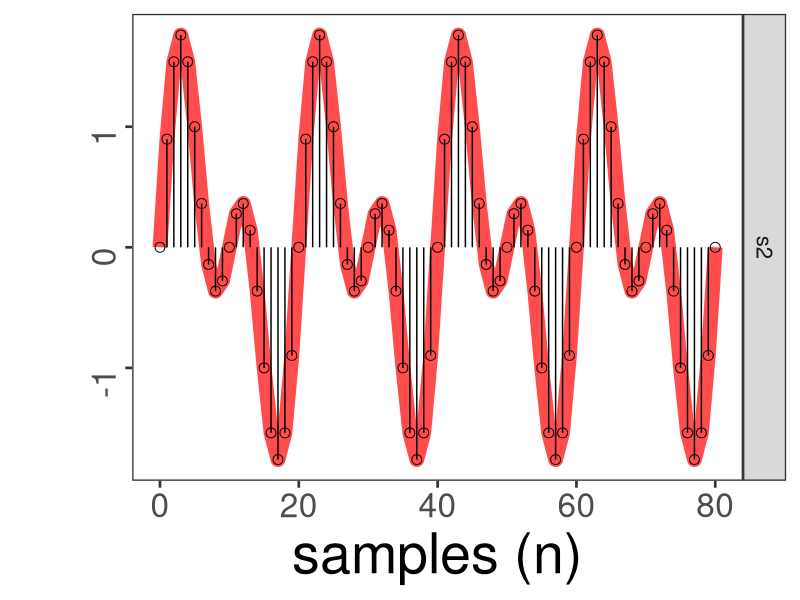

Reproduce this figure in R.
###############################################################################	
# 
# 
#
#
#
###############################################################################	

#################
# Start the clock!
start.time <- Sys.time()



### Load libraries
library(data.table)
library(ggplot2)



################################################################################
# (0) Defining paths for main_path, r_scripts_path, ..., etc.
homepath <- Sys.getenv("HOME")
r_scripts_path <- getwd()
setwd("../")
main_path <- getwd()
figures_path <- paste(main_path,'/src',sep="")
setwd("../../../../")
github_path <- getwd()



################################################################################
# Nyquist Theorem
# said that the frequency of the signal
# should be the double as the sampling frequency to recover the signal
# and avoid problems with aliasing. For instance, for the
# maximum hearning frequency of  20Hz, the
# sampling rate for those signals should be 40 Hz.
# FSampling > 2*F max

# Fmax=5
# 50 > 2*5
# 50 > 10

# For our case, the Maximum Frequencies shohould be
# Fmapling/2 which is a maximum freqneices of 25
#



################################################################################
## SineWaves Function
# dc.component <- 0
# amplitudes <- c(1,1,1)  # strength of signal components
# frequencies <- c(4,2,0) # frequency of signal components (Hz)
# delays <- c(0,0,0)      # delay of signal components (radians)
sinewaves.func <- function(t,dc.component,amplitudes,frequencies,delays, mean.additivenoise, sd.additivenoise ) {
    dc.component +
    sum( amplitudes * sin(2*pi*frequencies*t + delays) +
    rnorm(length(t), mean = mean.additivenoise, sd = sd.additivenoise  )
    )
}



##################################################################
# Time Domain setup
acq.freq <- 10  # 50 Hertz
dt <- 1/acq.freq # 0.02 seconds or 20 miliseconds

# T <- 4   ## Maximum Time in seconds
T <- 8   ## Maximum Time in seconds

df <- 1/T
n <- T/dt
t <- seq(0,T,by=dt)



################################################################################
# Create Waveforms in a data.table object


WindowLength <- (length(t)-1)
allSDnoise <- 0.00
# allSDnoise <- 0.05
# allSDnoise <- 0.1




s1 <- data.table(
  n=0:(length(t)-1),
  tn=t,
  xtn=sapply(t, sinewaves.func, dc.component=0, 
		amplitudes=c(1,1,1),
		frequencies=c(1/2,1/4,0),
		delays=c(0,0,0), 
		mean.additivenoise=0, 
		sd.additivenoise=allSDnoise)
  )
s1 <- cbind(type="s1",s1) # Addind type column

s2 <- data.table(
  n=0:(length(t)-1),
  tn=t,
  xtn=sapply(t, sinewaves.func, dc.component=0, 
		amplitudes=c(1,1,1),
		frequencies=c(1,1/2,0),
		delays=c(0,0,0), 
		mean.additivenoise=0, 
		sd.additivenoise=allSDnoise)
  )
s2 <- cbind(type="s2",s2)

s3 <- data.table(
  n=0:(length(t)-1),
  tn=t,
  xtn=sapply(t, sinewaves.func, dc.component=0, 
		amplitudes=c(1,1,1),
		frequencies=c(2,1,0),
		delays=c(0,0,0), 
		mean.additivenoise=0, 
		sd.additivenoise=allSDnoise)
  )
s3 <- cbind(type="s3",s3)


s4 <- data.table(
  n=0:(length(t)-1),
  tn=t,
  xtn=sapply(t, sinewaves.func, dc.component=0, 
		amplitudes=c(1,1,1),
		frequencies=c(4,2,0),
		delays=c(0,0,0), 
		mean.additivenoise=0, 
		sd.additivenoise=allSDnoise)
  )
s4 <- cbind(type="s4",s4)

# ts <- rbind(s1,s2,s3,s4)
ts <- rbind(s2)


################################################################################
# (3) Plotting 

plot_path <- paste(figures_path, sep="")
if (file.exists(plot_path)){
    setwd(file.path(plot_path))
} else {
  dir.create(plot_path, recursive=TRUE)
  setwd(file.path(plot_path))
}




plotlinewidth <- 5

################################################################################
## Plotting time series
plot <- ggplot(ts) +
  geom_line(     aes(x=n,y=xtn),colour='red', lwd = plotlinewidth, alpha=0.7)+      # line
  geom_point(    aes(x=n,y=xtn), shape=21, size=3, stroke =0.5 ) + # stem type end
  geom_segment(  aes(x=n,y=xtn, xend=n, yend= xtn-xtn), size=0.5 ) + # stem
  labs(x='samples (n)',y='')+
  facet_wrap(~type, scales = 'free_y', nrow = 4,  strip.position="right")+
  theme_bw(20)+
  theme( axis.title.x = element_text(size = rel(2), angle = 0),
         axis.text.x = element_text(size = rel(1.5), angle = 0),
         axis.title.y = element_text(size = rel(2.5), angle = 90),
         axis.text.y = element_text(size = rel(1.5), angle = 90),
         panel.grid.major = element_blank(),
         panel.grid.minor = element_blank(),
         panel.background = element_rect(fill = "transparent",colour = NA),
         plot.background = element_rect(fill = "transparent",colour = NA)
         )+
  theme(legend.position="none")

# dev.new(xpos=0,ypos=0,width=15, height=6)
# plot(plot)


# image_width <- 500
# image_height <- 700
# image_dpi <- 300


# png(filename=filenametags,
#   bg = image_bg,
#   type="cairo",
#   width = image_width , height = image_height, units = "px",
#   pointsize=20,
#   res=75
#   )
#
# plot(plot)
#
# dev.off()

imagefilename <- paste('plot_ts_', 'WL_', WindowLength,'_Nsigma', allSDnoise, '.png')

width = 1000
height = 350
image_bg <- "transparent" #image_bg <- "white"

text.factor = 1
dpi <- text.factor * 100
width.calc <- width / dpi
height.calc <- height / dpi

ggsave(filename = imagefilename,
            dpi = dpi,
            width = width.calc,
            height = height.calc,
            units = 'in',
            bg = image_bg,
            device = "png"
            )




#################
# Stop the clock!
end.time <- Sys.time()
end.time - start.time
################################################################################
setwd(r_scripts_path) ## go back to the r-script source path


